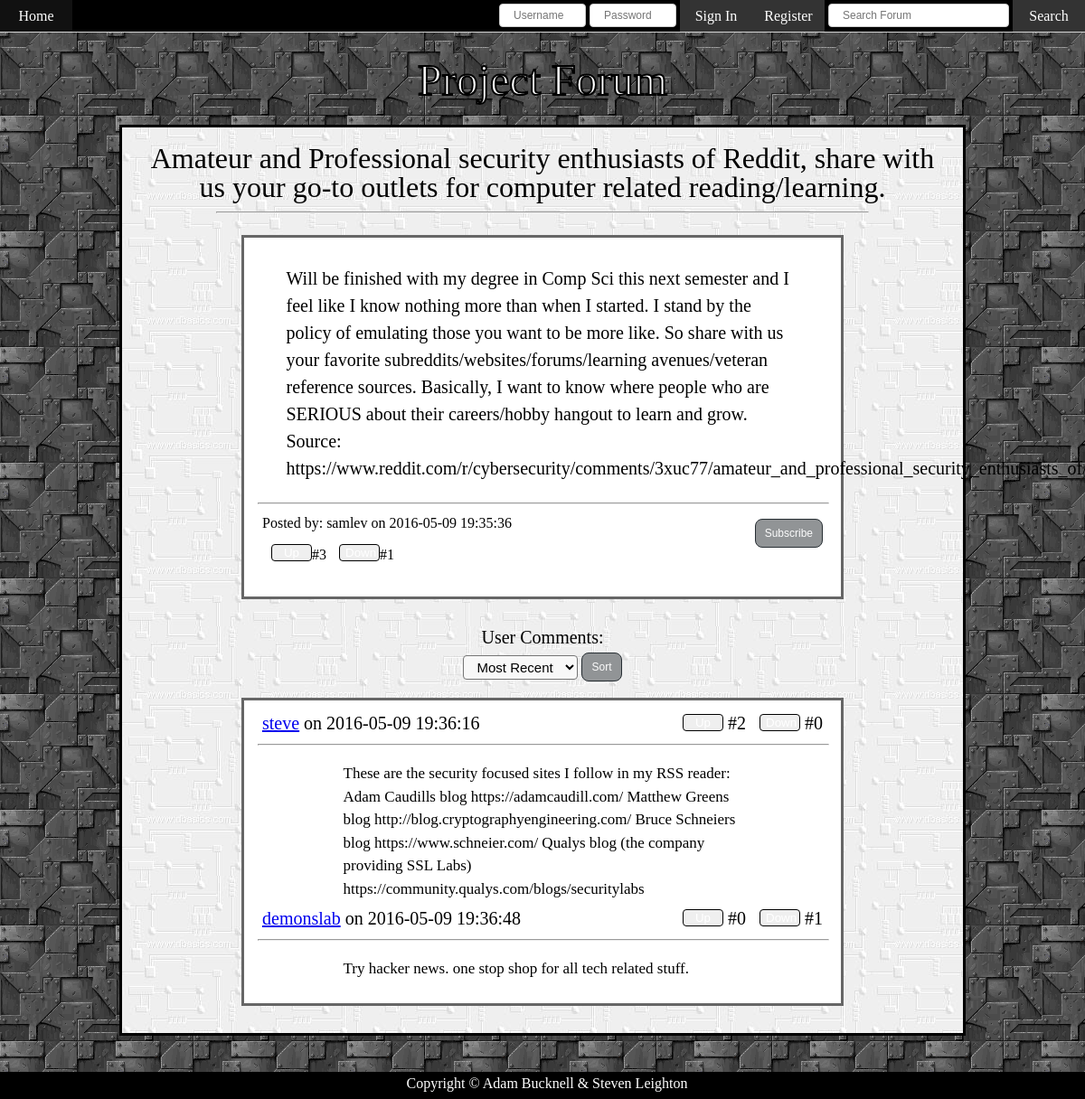
Screenshot of /view-post.php?postID=12 with the database file from the repository.
### tables this page shows
CREATE TABLE `post` (
  `postID` bigint(20) UNSIGNED NOT NULL,
  `title` varchar(200) NOT NULL,
  `content` text NOT NULL,
  `created_date` timestamp NOT NULL DEFAULT CURRENT_TIMESTAMP,
  `ups` int(11) NOT NULL DEFAULT '0',
  `downs` int(11) NOT NULL DEFAULT '0',
  `tags` text
);

CREATE TABLE `user` (
  `userID` bigint(20) UNSIGNED NOT NULL,
  `last_login` timestamp NOT NULL DEFAULT '2000-01-01 05:00:00',
  `user_type` enum('MEMBER','MODERATOR') NOT NULL DEFAULT 'MEMBER',
  `date_joined` timestamp NOT NULL DEFAULT CURRENT_TIMESTAMP,
  `email` varchar(50) NOT NULL,
  `username` varchar(15) NOT NULL,
  `nickname` varchar(15) DEFAULT NULL,
  `password` varchar(512) NOT NULL
);

CREATE TABLE `comment` (
  `commentID` bigint(20) UNSIGNED NOT NULL,
  `comment_text` varchar(1000) NOT NULL,
  `comment_date` timestamp NOT NULL DEFAULT CURRENT_TIMESTAMP
);

### models/post.php (called while the page is built, shortened)
<?php
class Post {
	public $postID = -1;
	public function Post($post_id){
		$this->postID = $post_id;
		$db = GetDB();
		$query = "SELECT * FROM `post` WHERE `postID` = " . $this->postID;
		$post = $db->query($query, MYSQLI_STORE_RESULT );
		if($post){
			$post = $post->fetch_array(MYSQLI_BOTH);
			if($post != NULL){
				$this->title = $post['title'];
				$this->content = $post['content'];
				$this->created_date = $post['created_date'];
			} else {
				die("Couldn't find post: " . $this->postID);
			}
		} else {
			die("Couldn't find post: " . $this->postID);
		}
	}
	public function GetComments(){
			$query = "SELECT * FROM `post_comment` WHERE `postID` = {$this->postID}";
			$db = GetDB();
			$rows = $db->query($query);
			if($rows){
				$ret = Array();
				while($row = $rows->fetch_array(MYSQLI_BOTH)){
					$u = new Comment($row['commentID']);
					$ret[] = $u;
				}
				return $ret;
			} else {
				return Array();
			}
	}
	public function GetUser(){
		$db = GetDB();
		$query =  "SELECT * FROM `user_post` WHERE `postID` = {$this->postID}";
		$result = $db->query($query);
		if($result->num_rows != 0){
			$user = $result->fetch_array(MYSQLI_BOTH);
			$user = new User($user['userID']);
			return $user;
		}
		else{
			die("Couldn't find user for postiD: " . $this->postID);
		}
	}
	public function GetUserLikes(){
			$query = "SELECT * FROM `user_like` WHERE `postID` = {$this->postID}";
			$db = GetDB();
			$rows = $db->query($query);
			if($rows){
				$ret = Array();
				while($row = $rows->fetch_array(MYSQLI_BOTH)){
					$u = new User($row['userID']);
					$ret[] = $u;
				}
				return $ret;
			} else {
				return Array();
			}
	}
	public function GetUserDislikes(){
			$query = "SELECT * FROM `user_dislike` WHERE `postID` = {$this->postID}";
			$db = GetDB();
			$rows = $db->query($query);
			if($rows){
				$ret = Array();
				while($row = $rows->fetch_array(MYSQLI_BOTH)){
					$u = new User($row['userID']);
					$ret[] = $u;
				}
				return $ret;
			} else {
				return Array();
			}
	}
}
?>

### models/user.php (called while the page is built, shortened)
<?php
class User {
	public $userID = -1;
	public function User($user_id){
		if($user_id <= -1){
			return;
		}
		$this->userID = $user_id;
		$db = GetDB();
		$query = "SELECT * FROM `user` WHERE `userID` = " . $this->userID;
		$user = $db->query($query, MYSQLI_STORE_RESULT );
		if($user){
			$user = $user->fetch_array(MYSQLI_BOTH);
			if($user != NULL){
				$this->username = $user['username'];
			} else {
				die("Couldn't find user: " . $this->userID);
			}
		} else {
			die("Couldn't find user: " . $this->userID);
		}
	}
	public function GetLikes(){
			$query = "SELECT * FROM `user_like` WHERE `userID` = {$this->userID}";
			$db = GetDB();
			$rows = $db->query($query);
			if($rows){
				$ret = Array();
				return $ret;
			} else {
				return Array();
			}
	}
	public function GetDislikes(){
			$query = "SELECT * FROM `user_dislike` WHERE `userID` = {$this->userID}";
			$db = GetDB();
			$rows = $db->query($query);
			if($rows){
				$ret = Array();
				return $ret;
			} else {
				return Array();
			}
	}
	public function GetLikesComments(){
			$query = "SELECT * FROM `user_like_comment` WHERE `userID` = {$this->userID}";
			$db = GetDB();
			$rows = $db->query($query);
			if($rows){
				$ret = Array();
				return $ret;
			} else {
				return Array();
			}
	}
	public function GetDislikesComments(){
			$query = "SELECT * FROM `user_dislike_comment` WHERE `userID` = {$this->userID}";
			$db = GetDB();
			$rows = $db->query($query);
			if($rows){
				$ret = Array();
				return $ret;
			} else {
				return Array();
			}
	}
	public function GetSubscribes(){
			$query = "SELECT * FROM `user_subscribe` WHERE `userID` = {$this->userID}";
			$db = GetDB();
			$rows = $db->query($query);
			if($rows){
				$ret = Array();
				return $ret;
			} else {
				return Array();
			}
	}
}
?>

### models/comment.php (called while the page is built, shortened)
<?php
class Comment {
	public $commentID = -1;
	public function Comment($comment_id){
		$this->commentID = $comment_id;
		$db = GetDB();
		$query = "SELECT * FROM `comment` WHERE `commentID` = " . $this->commentID;
		$comment = $db->query($query, MYSQLI_STORE_RESULT );
		if($comment){
			$comment = $comment->fetch_array(MYSQLI_BOTH);
			if($comment != NULL){
				$this->comment_text = $comment['comment_text'];
				$this->comment_date = $comment['comment_date'];
			} else {
				die("Couldn't find comment: " . $this->commentID);
			}
		} else {
			die("Couldn't find comment: " . $this->commentID);
		}
	}
	public function GetUser(){
		$db = GetDB();
		$query =  "SELECT * FROM `user_comment` WHERE `commentID` = {$this->commentID}";
		$result = $db->query($query);
		if($result->num_rows != 0){
			$post = $result->fetch_array(MYSQLI_BOTH);
			$post = new User($post['userID']);
			return $post;
		}
		else{
			die("Couldn't find user for commentID: " . $this->commentID);
		}
	}
	public function GetUserLikes(){
			$query = "SELECT * FROM `user_like_comment` WHERE `commentID` = {$this->commentID}";
			$db = GetDB();
			$rows = $db->query($query);
			if($rows){
				$ret = Array();
				while($row = $rows->fetch_array(MYSQLI_BOTH)){
					$u = new User($row['userID']);
					$ret[] = $u;
				}
				return $ret;
			} else {
				return Array();
			}
	}
	public function GetUserDislikes(){
			$query = "SELECT * FROM `user_dislike_comment` WHERE `commentID` = {$this->commentID}";
			$db = GetDB();
			$rows = $db->query($query);
			if($rows){
				$ret = Array();
				while($row = $rows->fetch_array(MYSQLI_BOTH)){
					$u = new User($row['userID']);
					$ret[] = $u;
				}
				return $ret;
			} else {
				return Array();
			}
	}
}
?>

### html/view-post.php (the view, shortened to what this page needs)
<?php
    require_once dirname(__FILE__) . "/../models/user.php";
    require_once dirname(__FILE__) . "/../models/post.php";
    require_once dirname(__FILE__) . "/../models/comment.php";
    $post = new Post($_GET['postID']);
    if(empty($_GET['sort'])){
        $comments = $post->GetComments();
        $sort = 1;
    }
    else{
        $comments = $post->GetSortedComments($_GET['sort']);
        $sort = $_GET['sort'];
    }
    $user_post = $post->GetUser();
    $post_likes = $post->GetUserLikes();
    $post_dislikes = $post->GetUserDislikes();
    $user_liked = in_array($post, $_SESSION['user']->GetLikes());
    $user_disliked = in_array($post, $_SESSION['user']->GetDislikes());
    $user_subscribed = in_array($post,$_SESSION['user']->GetSubscribes() );
?>
<!DOCTYPE html>
<html>
    <head>
            <link rel="stylesheet" type="text/css" href="css/reset.css">
            <link rel="stylesheet" type="text/css" href="css/outline.css">
            <link rel="stylesheet" type="text/css" href="css/inputs.css">
            <link rel="stylesheet" type="text/css" href="css/center_form.css">
        </head>
    <body>
        <ul>
            <li>
                <form action="search_transfer.php" method="post">
                    <a><button type="submit" class="subBtn"></button>Search</a></li>
                    <input type="text" name="search" placeholder="Search Forum" style="float:right">
            <?php if($_SESSION['logged_in'] != true){
                echo '<li><a href="account.php">Register</a></li>
                        <form action="login_request.php" method="post">
                            <li><a><button type="submit" class="subBtn"></button>Sign In</a></li>
                            <li><input type="password" name="pass" placeholder="Password" style="float:right;width:8%;"></li>
                            <li><input type="text" name="user" placeholder="Username" style="float:right;width:8%;margin-right:0px"></li>
                        </form>';
                }
             else {
                echo '<li><a href="logout.php">Sign Out</a></li>';
                echo '<li><a href="view-account.php?userID='.$_SESSION['user']->userID.'">Account</a></li>';
                }
            ?>
            <li style="float:left"><a href="index.php">Home</a></li>
        </ul>
        <div class="container">
            <h3>Project Forum</h3>
            <div class="content">
                <h2><?php echo $post->title; ?></h2>
                <hr width="80%">
                <br>
                <div class="comment_block">
                    <p id="post">
                        <?php echo $post->content; ?>
                    </p>
                    <hr width="100%">
                    <h1><div style="margin-bottom:-30px">Posted by: <?php echo $user_post->username . " on " . $post->created_date; ?></div>
                        <span style="float:right;margin-top:15px">
                         <?php if(!$user_subscribed) { ?>
                         <form action="user_subscribe.php" method="post">
                            <button type=submit class="btn">Subscribe</button>
                         </form>
                        <?php } ?>
                        </span>
                        <br><br><br>
                        <?php if($user_liked) { ?>
                            <button type="submit" class="updown" form="upvote" style="background-color:#0A5" disabled>Up</button>#<?php echo count($post_likes); ?>
                        <?php } else { ?>
                            <button type="submit" class="updown" form="upvote">Up</button>#<?php echo count($post_likes); ?>
                        <?php } if($user_disliked) { ?>
                            <button type="submit" class="updown" form="downvote" style="background-color:#E20" disabled>Down</button>#<?php echo count($post_dislikes); ?>
                        <?php } else { ?>
                            <button type="submit" class="updown" form="downvote">Down</button>#<?php echo count($post_dislikes); ?>
                        <?php } ?>
                    </h1>
                    <br>
                </div>
                <br><br>
                <h4 style="text-align:center">User Comments:</h4>
                <div align="center">
                <form action="post_comment_sort.php" method="post">
                    <select name="sort">
                        <?php if($sort == 1) echo '<option value="1" selected>Most Recent</option>';
                                      else echo '<option value="1">Most Recent</option>';?>
                    </select>
                    <input type="submit" value="Sort" class="btn">
                </form>
                </div>
                <br>
                <div class="comment_block">
                    <?php foreach ($comments as $comment) {
                        $comment_user = $comment->GetUser();
                        $comment_likes = $comment->GetUserLikes();
                        $comment_dislikes = $comment->GetUserDislikes();
                        $user_liked_comment = in_array($comment, $_SESSION['user']->GetLikesComments());
                        $user_disliked_comment = in_array($comment, $_SESSION['user']->GetDislikesComments());
                        echo '<h4><a href="view-account.php?userID='.$comment_user->userID.'">'.$comment_user->username.'</a>';
                        echo ' on '. $comment->comment_date;
                    ?>
                        <span style="float:right">
                            <?php if($user_liked_comment) { ?>
                                <button type="submit" class="updown" form="upvoteComment<?php echo $comment->commentID; ?>" style="background-color:#0A5" disabled>Up</button>
                                #<?php echo count($comment_likes); ?>
                            <?php } else { ?>
                                <button type="submit" class="updown" form="upvoteComment<?php echo $comment->commentID; ?>">Up</button>
                                #<?php echo count($comment_likes); ?>
                            <?php } if($user_disliked_comment) { ?>
                                <button type="submit" class="updown" form="downvoteComment<?php echo $comment->commentID; ?>" style="background-color:#E20" disabled>Down</button>
                                #<?php echo count($comment_dislikes); ?>
                            <?php } else { ?>
                                <button type="submit" class="updown" form="downvoteComment<?php echo $comment->commentID; ?>">Down</button>
                                #<?php echo count($comment_dislikes); ?>
                            <?php } ?>
                        </span>
                    </h4>
                    <hr width="100%">
                    <p id="comment">
                        <?php echo $comment->comment_text; ?>
                    </p>
                    <?php } ?>
                </div>
            </div>
        </div>
    </body>
    <footer>Copyright &copy; Adam Bucknell &amp; Steven Leighton</footer>
</html>

### html/css/outline.css (style rules this page uses)
html, body { min-width: 100%; min-height: 100%; overflow-x: hidden; position: relative; background-color: #333; background-image: url("../images/metal003.gif"); background-repeat: repeat; }
h1 { font-size:1em; margin:0; padding:5px; }
h2 { font-size:2em; padding:3px; text-align:center; }
h3 { font-size:3em; margin:20px; padding:5px; font-family: "Arial Black"; text-align:center; color: #fff; -webkit-text-stroke: 2px black; }
p { padding: 10px; 10px; line-height: 1.5; font-size: 14px; text-align:left; }
.container { width:100%; height:100%; top:40px; position:relative; }
.content { width:75%; height:100%; margin:0 auto; padding: 15px; padding-bottom:30px; color: #000; border:3px solid #000; background-color: #eee; background-image: url("../images/comp010.jpg"); background-repeat: repeat; }
ul { position:fixed; z-index:10; height:35px; top:0; width:100%; background: #000; list-style-type: none; margin: 0; overflow: hidden; border-bottom: 1px solid lightgray; }
ul li a { display:block; float:right; height: 100%; text-align: center; color: #fff; padding: 10px 10px; text-decoration: none; background-color:#333; }
ul li a:not(.btn) { width: 60px; }
footer { position:relative; height:20px; width:100%; margin-top:80px; background: #000; color:#fff; text-align:center; padding:5px; }

### html/css/inputs.css (style rules this page uses)
input[type=text], input[type=password], input[type=email] { float:center; width: 200px; padding: 5px 15px; margin: 4px; font-size: 12px; display: inline-block; border: 1px solid #ccc; border-radius: 4px; box-sizing: border-box; }
.btn { margin: 2px 0px; -webkit-border-radius: 8; -moz-border-radius: 8; border-radius: 8px; font-family: Arial; color: #fcfcfc; font-size: 12px; padding: 8px 10px; background: #919496; border: solid #272e33 1px; text-decoration: none; cursor: pointer; }
.updown { border: solid black 1px; border-radius: 4px; width:45px; margin-left:10px; position:relative; bottom:3px; color:#fff; cursor: pointer; }
select { padding:3px 10px; font-size: 15px; margin: 0; vertical-align: middle; -webkit-border-radius:4px; -moz-border-radius:4px; border-radius:4px; background: #f8f8f8; color:#000; display: inline-block; cursor: pointer; }

### html/css/center_form.css (style rules this page uses)
.comment_block { border:3px solid rgba(0,0,0,.6); display:block; margin:0 auto; padding:15px; width:70%; background-color:#fff }
h4 { font-size:20px; padding:0px 5px 5px 5px; text-align:left; }
.comment_block p#post { padding: 15px 5%; font-size:20px; }
.comment_block p#comment { text-align:left; font-size:17px; padding:10px 15%; }

### rows the page displays
post: title "Amateur and Professional security enthusiasts of Reddit, share with us your go-to outlets for computer related reading/learning.", content "Will be finished with my degree in Comp Sci this next semester and I feel like I know nothing more than when I started. I stand by the policy of emulating those you want to be more like. So share with us your favorite subreddits/websites/forums/learning avenues/veteran reference sources. Basically, I want to know where people who are SERIOUS about their careers/hobby hangout to learn and grow. Source:…", created_date "2016-05-09 19:35:36"
user: username "samlev"
comment: user.username "steve", comment_date "2016-05-09 19:36:16", count($comment_likes) "2", count($comment_dislikes) "0", comment_text "These are the security focused sites I follow in my RSS reader: Adam Caudills blog https://adamcaudill.com/ Matthew Greens blog http://blog.cryptographyengineering.com/ Bruce Schneiers blog https://www.schneier.com/ Qualys blog (the company providing SSL Labs) https://community.qualys.com/blogs/securitylabs"
comment: user.username "demonslab", comment_date "2016-05-09 19:36:48", count($comment_likes) "0", count($comment_dislikes) "1", comment_text "Try hacker news. one stop shop for all tech related stuff."

### other values shown
count($post_likes) "3"
count($post_dislikes) "1"
